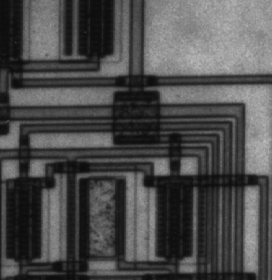
#> input picture Practica 1/circuit.tif, 272 x 280 px
$ python practica1.py
#> lines starting #> are read from the running program, lines starting #| are printed output that depends on the picture
### Practica 1/regiongrowing.py
import numpy as np
import cv2

def get8n(x, y, shape):
    out = []
    maxx = shape[1]-1
    maxy = shape[0]-1

    #top left
    outx = min(max(x-1,0),maxx)
    outy = min(max(y-1,0),maxy)
    out.append((outx,outy))

    #top center
    outx = x
    outy = min(max(y-1,0),maxy)
    out.append((outx,outy))

    #top right
    outx = min(max(x+1,0),maxx)
    outy = min(max(y-1,0),maxy)
    out.append((outx,outy))

    #left
    outx = min(max(x-1,0),maxx)
    outy = y
    out.append((outx,outy))

    #right
    outx = min(max(x+1,0),maxx)
    outy = y
    out.append((outx,outy))

    #bottom left
    outx = min(max(x-1,0),maxx)
    outy = min(max(y+1,0),maxy)
    out.append((outx,outy))

    #bottom center
    outx = x
    outy = min(max(y+1,0),maxy)
    out.append((outx,outy))

    #bottom right
    outx = min(max(x+1,0),maxx)
    outy = min(max(y+1,0),maxy)
    out.append((outx,outy))

    return out

def region_growing(img, seed, toler):
    list = [] # list of points to check
    outimg = np.ones(shape=(img.shape[0],img.shape[1]))
    list.append((seed[0], seed[1])) # add the initial one
    processed = [] # list of processed points
    media = img[seed[0], seed[1]] # the value of the first point is the average
    while(len(list) > 0):
        pix = list[0]
        outimg[pix[0], pix[1]] = 0
        points_in_region = 0
        for coord in get8n(pix[0], pix[1], img.shape):
            if abs(img[coord[0], coord[1]] - media) < toler:
                points_in_region = points_in_region + 1;
                media = (media * points_in_region + img[coord[0], coord[1]]) / (points_in_region + 1);
                outimg[coord[0], coord[1]] = (255)
                if not coord in processed:
                    list.append(coord)
                    processed.append(coord)
        list.pop(0)
        # cv2.imshow("progress",outimg)     # with these two lines you can see an animation for the process
        # cv2.waitKey(1)                    # the more high the number in this line, the more slow will be the animation
    return outimg

### Practica 1/practica1.py
import math
import numpy as np
import cv2
import matplotlib.pyplot as plt
import regiongrowing as rg

#  Representación de imágenes digitales monocromáticas
# a)

a=150;
b=150;

M=300; N=300;

I= np.zeros(shape=(M,N))
for x in range(1,M):
 for y in range(1,N):
    I[x,y]=(255-math.sqrt((x-a)**2+(y-b)**2))/255

plt.imshow(I,'gray')
plt.show()


I2=np.ones(shape=(30,30))
I2[5:24,13:17]=0
plt.imshow(I2,'gray')
plt.show()

I3=cv2.imread('circuit.tif');
#> I3 is the input picture: shape (280, 272, 3); min 12, max 191, mean 76.3
plt.subplot(2,1,1)
plt.imshow(I3)
y=40
x=60
h=90
w=100

I3=I3[y:y+h, x:x+w]
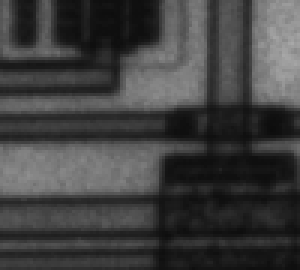
#> I3: shape (90, 100, 3) (shown 3 times larger); min 12, max 168, mean 63.5
plt.subplot(2,1,2)
plt.imshow(I3)
plt.show()

I4=cv2.imread('Galaxia.jpg',0)
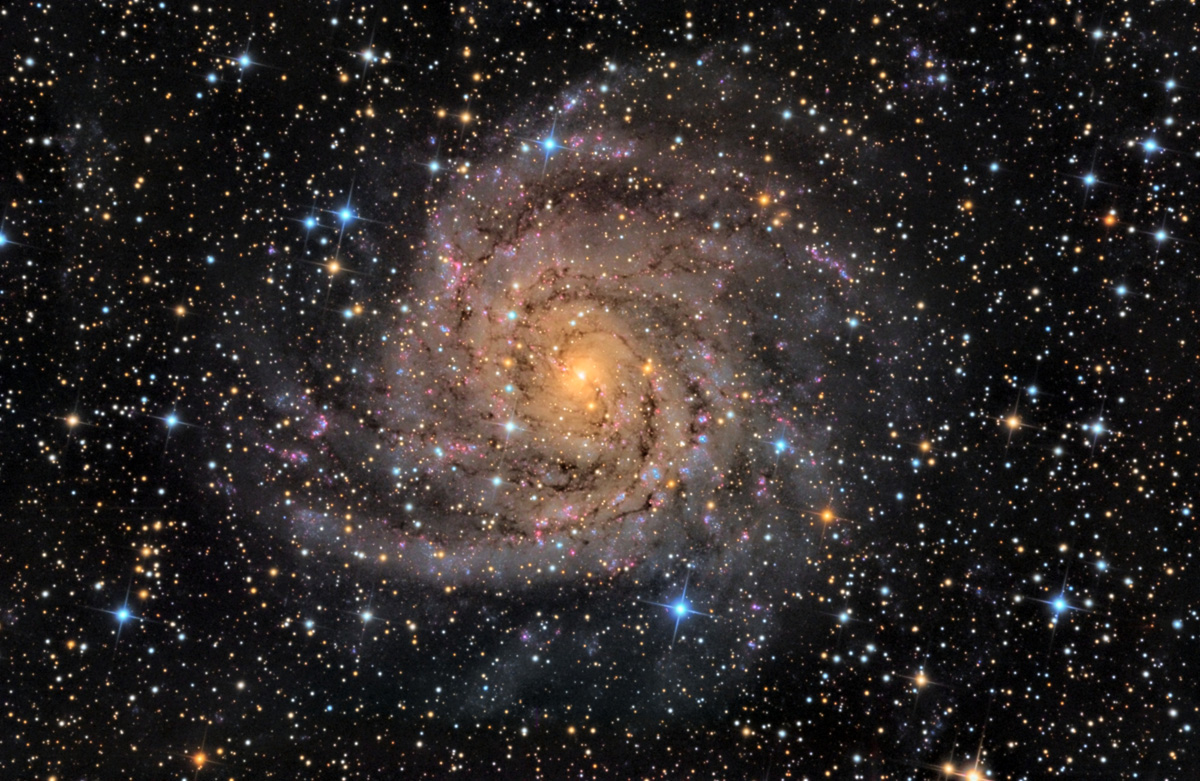
#> input picture Practica 1/Galaxia.jpg, 1200 x 781 px
#> I4: shape (781, 1200); min 0, max 255, mean 42.8
plt.subplot(2,1,1)
plt.imshow(I4,'gray')
I4_=I4*1.3+50
plt.subplot(2,1,2)
plt.imshow(I4_,'gray')
plt.show()


height = I4.shape[0]
#> height = 781
width = I4.shape[1]
#> width = 1200
reduction = 20 # percentage
scale = int(reduction/2)
centerX,centerY=int(height/2),int(width/2)
#> centerX = 390; centerY = 600
radiusX,radiusY= int(scale*height/100),int(scale*width/100)
#> radiusX = 78; radiusY = 120

minX,maxX=centerX-radiusX,centerX+radiusX
#> minX = 312; maxX = 468
minY,maxY=centerY-radiusY,centerY+radiusY
#> minY = 480; maxY = 720

cropped = I4[minX:maxX, minY:maxY]
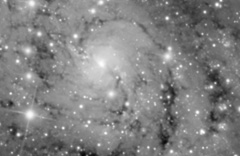
#> cropped: shape (156, 240); min 7, max 255, mean 129.9
cv2.imshow('sin modificar el tamaño',cropped)

resized_cropped = cv2.resize(cropped, (width, height))
plt.imshow(resized_cropped,'gray')
plt.show()
cv2.destroyAllWindows()

image_center = tuple(np.array(resized_cropped.shape[1::-1]) / 2)
#> image_center = (600, 390.5)
rot_mat = cv2.getRotationMatrix2D(image_center, 30, 1.0)
result = cv2.warpAffine(resized_cropped, rot_mat, resized_cropped.shape[1::-1], flags=cv2.INTER_LINEAR)
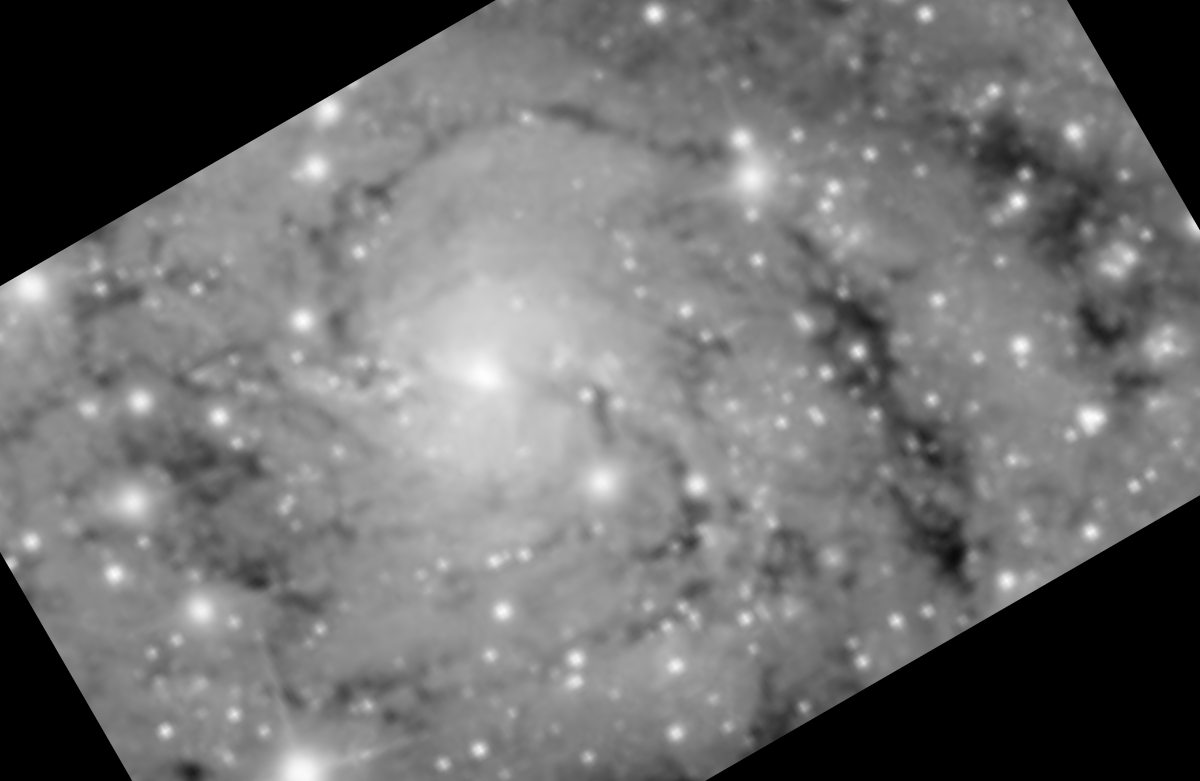
#> result: shape (781, 1200); min 0, max 254, mean 110.8

plt.imshow(result,'gray')
plt.show()

y=101
x=52

I5=cv2.imread('text.tif',0)
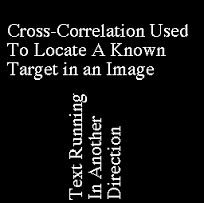
#> input picture Practica 1/text.tif, 204 x 203 px
#> I5 is the input picture: shape (203, 204); min 0, max 255, mean 17.8
mask1 = rg.region_growing(I5,[int(x),int(y)], 80)
#> in region_growing, `media = img[seed[0], seed[1]]`: media = 233
#> after the loop in region_growing, `while(len(list) > 0):`:
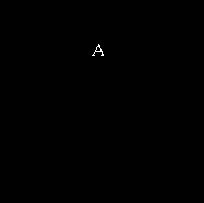
#> outimg: shape (203, 204) float64; min 0, max 255, mean 1.2
#> after the loop in region_growing, `while(len(list) > 0):`: list = []; media = 180.9; processed = 44 pairs, first value 43 to 55, second value 92 to 104

y=115
x=196

mask2 = rg.region_growing(I5,[int(x),int(y)], 70)

# # Input image
plt.imshow(mask1+mask2,'gray')
plt.show()
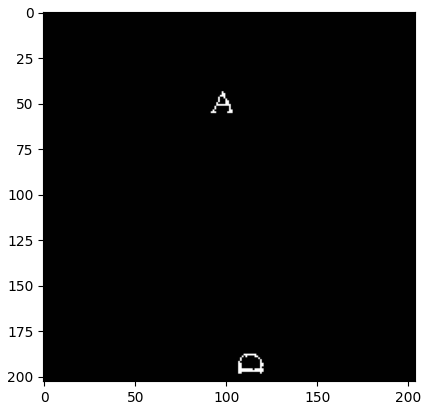
#> figure drawn by matplotlib, 1 panel
